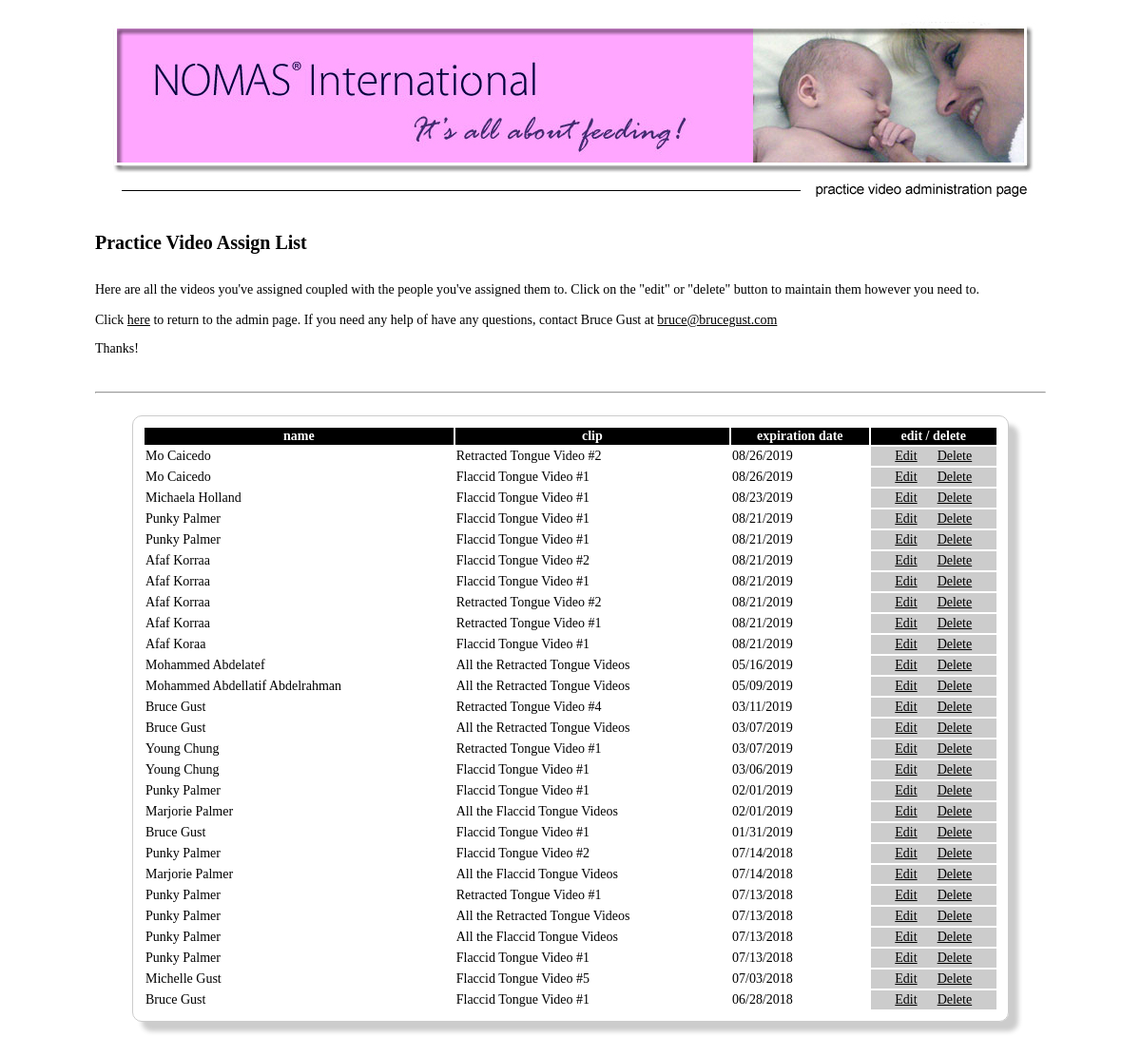
The app's page /support/adm/email_list.php with its own data.
### tables this page shows
CREATE TABLE `video_clips` (
  `id` int(11) NOT NULL,
  `first_name` varchar(150) DEFAULT NULL,
  `last_name` varchar(150) DEFAULT NULL,
  `email` varchar(150) DEFAULT NULL,
  `expiration_date` date NOT NULL,
  `clip` varchar(150) NOT NULL
);

### support/adm/email_list.php (the view)
<?php
function insert($conn) {
	$sql=$conn->prepare("SELECT * FROM video_clips ORDER BY expiration_date DESC, last_name DESC");
	$sql->execute();
	$result=array();
	while($row=$sql->fetch(PDO::FETCH_ASSOC))
	{
		$result[]=$row;
	}
	return $result;
}
require_once('header.php');
require_once("carter.inc");
$list_this=insert($conn);
?>
<table border="0" cellspacing="0" cellpadding="0" width=100%>
	<tr>
		<td class="TitleText">
		<b>Practice Video Assign List</b>
		</td>
	</tr>
	<tr>
		<td>&nbsp;<BR>
		</td>
	</tr>
	<tr>
		<td class="MainText">
		<P>
		Here are all the videos you've assigned coupled with the people you've assigned them to. Click on the "edit" or "delete" button to maintain them however
		you need to.
		<br><br>
		<?php include ("help.php"); ?>
		</td>
	</tr>
	<tr>
		<td>
		&nbsp;<BR>
		</td>
	</tr>
	<tr>
		<td>
		<HR>
		</td>
	</tr>
	<tr>
		<td>&nbsp;<BR>
		</td>
	</tr>
	<tr>
		<td align="center">
			<div class="table_cell" style="width:900px;">
			<table style="width:900px;">
			<tr>
				<td style="text-align:center; background-color:#000; color:#fff; font-weight:bold;">name</td>
				<td style="text-align:center; background-color:#000; color:#fff; font-weight:bold;">clip</td>
				<td style="text-align:center; background-color:#000; color:#fff; font-weight:bold;">expiration date</td>
				<td style="text-align:center; background-color:#000; color:#fff; font-weight:bold;">edit / delete</td>
			</tr>
			<?php
				foreach($list_this as $term)
				{
					if($term['clip']=="flaccid")
					{
						$video_name="All the Flaccid Tongue Videos";
					}
						elseif($term['clip']=="1")
						{
							$video_name="Flaccid Tongue Video #1";
						}
						elseif($term['clip']=="2")
						{
							$video_name="Flaccid Tongue Video #2";
						}
						elseif($term['clip']=="3")
						{
							$video_name="Flaccid Tongue Video #1";
						}
						elseif($term['clip']=="4")
						{
							$video_name="Flaccid Tongue Video #4";
						}
						elseif($term['clip']=="5")
						{
							$video_name="Flaccid Tongue Video #5";
						}
						elseif($term['clip']=="6")
						{
							$video_name="Flaccid Tongue Video #6";
						}
						elseif($term['clip']=="7")
						{
							$video_name="Flaccid Tongue Video #7";
						}
						elseif($term['clip']=="8")
						{
							$video_name="Flaccid Tongue Video #8";
						}
						elseif($term['clip']=="9")
						{
							$video_name="Flaccid Tongue Video #9";
						}
						elseif($term['clip']=="10")
						{
							$video_name="Flaccid Tongue Video #10";
						}
						elseif($term['clip']=="retracted")
						{
							$video_name="All the Retracted Tongue Videos";
						}
						elseif($term['clip']=="11")
						{
							$video_name="Retracted Tongue Video #1";
						}
						elseif($term['clip']=="12")
						{
							$video_name="Retracted Tongue Video #2";
						}
						elseif($term['clip']=="13")
						{
							$video_name="Retracted Tongue Video #1";
						}
						elseif($term['clip']=="14")
						{
							$video_name="Retracted Tongue Video #4";
						}
						elseif($term['clip']=="15")
						{
							$video_name="Retracted Tongue Video #5";
						}
						elseif($term['clip']=="16")
						{
							$video_name="Retracted Tongue Video #6";
						}
						elseif($term['clip']=="17")
						{
							$video_name="Retracted Tongue Video #7";
						}
						elseif($term['clip']=="18")
						{
							$video_name="Retracted Tongue Video #8";
						}
						elseif($term['clip']=="19")
						{
							$video_name="Retracted Tongue Video #9";
						}
						elseif($term['clip']=="20")
						{
							$video_name="Retracted Tongue Video #10";
						}
					else
					{
						$video_name="";
					}
				?>
					<tr>
						<td><?php echo $term['first_name'].' '.$term['last_name'] ;?></td>
						<td><?php echo $video_name;?></td>
						<td><?php echo date("m/d/Y", strtotime($term['expiration_date']));?></td>
						<td style="border:1px solid #cccccc; text-align:center; background-color:#cccccc;">
						<A HREF="email_display.php?ID=<?php echo $term['id']; ?>&Edit=Yes">Edit</a>&nbsp;&nbsp;&nbsp;&nbsp;&nbsp;
						<A HREF="email_display.php?ID=<?php echo $term['id']; ?>&Delete=Yes">Delete</a>
						</td>
					</tr>
				<?php
				}
				?>
			</table>
		</div>
		</td>
	</tr>
</table>
<?php
require_once("footer.php");
?>

### support/adm/stylesheet.css (style rules this page uses)
html, body { margin:0; padding:0; height:100%; font-family: Helvetica, Microsoft Sans Serif; font-size: 10.5pt; }
td { font-family: Verdana, Microsoft Sans Serif; font-size: 14px; color: #000000; text-align:left; }
td.TitleText { background-color:#FFFFFF; font-family: Verdana, Microsoft Sans Serif; font-size: 20px; color: #000000; font-weight:bold; }
A { font-family: Verdana, Microsoft Sans Serif; font-size: 14px; color: #000000; text-decoration:underline; }
.table_cell { border:1px solid #cccccc; border-radius:10px; padding:10px; margin:auto; width:650px; box-shadow: 10px 10px 5px #cccccc; text-align:center; }

### records on screen
video_clips: first_name "Mo", last_name "Caicedo", clip "Retracted Tongue Video #2", expiration_date "08/26/2019"
video_clips: first_name "Mo", last_name "Caicedo", clip "Flaccid Tongue Video #1", expiration_date "08/26/2019"
video_clips: first_name "Michaela", last_name "Holland", clip "Flaccid Tongue Video #1", expiration_date "08/23/2019"
video_clips: first_name "Punky", last_name "Palmer", clip "Flaccid Tongue Video #1", expiration_date "08/21/2019"
video_clips: first_name "Punky", last_name "Palmer", clip "Flaccid Tongue Video #1", expiration_date "08/21/2019"
video_clips: first_name "Afaf", last_name "Korraa", clip "Flaccid Tongue Video #2", expiration_date "08/21/2019"
video_clips: first_name "Afaf", last_name "Korraa", clip "Flaccid Tongue Video #1", expiration_date "08/21/2019"
video_clips: first_name "Afaf", last_name "Korraa", clip "Retracted Tongue Video #2", expiration_date "08/21/2019"
video_clips: first_name "Afaf", last_name "Korraa", clip "Retracted Tongue Video #1", expiration_date "08/21/2019"
video_clips: first_name "Afaf", last_name "Koraa", clip "Flaccid Tongue Video #1", expiration_date "08/21/2019"
video_clips: first_name "Mohammed", last_name "Abdelatef", clip "All the Retracted Tongue Videos", expiration_date "05/16/2019"
video_clips: first_name "Mohammed", last_name "Abdellatif Abdelrahman", clip "All the Retracted Tongue Videos", expiration_date "05/09/2019"
video_clips: first_name "Bruce", last_name "Gust", clip "Retracted Tongue Video #4", expiration_date "03/11/2019"
video_clips: first_name "Bruce", last_name "Gust", clip "All the Retracted Tongue Videos", expiration_date "03/07/2019"
video_clips: first_name "Young", last_name "Chung", clip "Retracted Tongue Video #1", expiration_date "03/07/2019"
video_clips: first_name "Young", last_name "Chung", clip "Flaccid Tongue Video #1", expiration_date "03/06/2019"
video_clips: first_name "Punky", last_name "Palmer", clip "Flaccid Tongue Video #1", expiration_date "02/01/2019"
video_clips: first_name "Marjorie", last_name "Palmer", clip "All the Flaccid Tongue Videos", expiration_date "02/01/2019"
video_clips: first_name "Bruce", last_name "Gust", clip "Flaccid Tongue Video #1", expiration_date "01/31/2019"
video_clips: first_name "Punky", last_name "Palmer", clip "Flaccid Tongue Video #2", expiration_date "07/14/2018"
video_clips: first_name "Marjorie", last_name "Palmer", clip "All the Flaccid Tongue Videos", expiration_date "07/14/2018"
video_clips: first_name "Punky", last_name "Palmer", clip "Retracted Tongue Video #1", expiration_date "07/13/2018"
video_clips: first_name "Punky", last_name "Palmer", clip "All the Retracted Tongue Videos", expiration_date "07/13/2018"
video_clips: first_name "Punky", last_name "Palmer", clip "All the Flaccid Tongue Videos", expiration_date "07/13/2018"
video_clips: first_name "Punky", last_name "Palmer", clip "Flaccid Tongue Video #1", expiration_date "07/13/2018"
video_clips: first_name "Michelle", last_name "Gust", clip "Flaccid Tongue Video #5", expiration_date "07/03/2018"
video_clips: first_name "Bruce", last_name "Gust", clip "Flaccid Tongue Video #1", expiration_date "06/28/2018"
